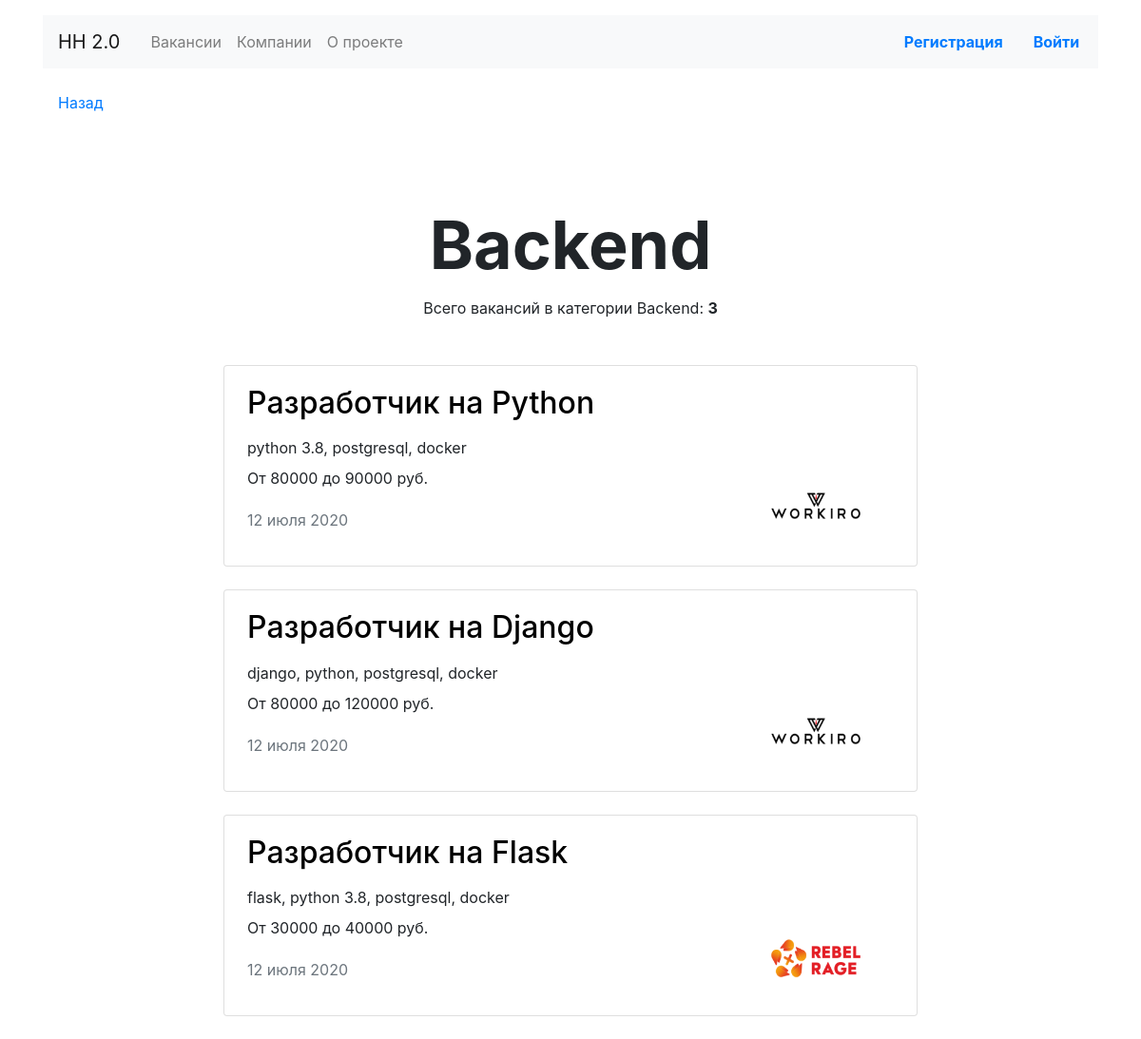
The page /vacancies/cat/backend/ on the database its author committed.
### junior_hunter/models.py (models this page shows, shortened)
class Specialty(models.Model):
    title = models.CharField(
        max_length=120
    )
    code = models.CharField(
        max_length=10,
    )
    picture = models.ImageField(
        upload_to='MEDIA_SPECIALITY_IMAGE_DIR'
    )

class Vacancy(models.Model):
    title = models.CharField(
        max_length=120,
        verbose_name='Название вакансии'
    )
    speciality = models.ForeignKey(
        Specialty,
        on_delete=models.CASCADE,
        related_name="vacancies",
        verbose_name='Специальность'
    )
    company = models.ForeignKey(
        Company,
        on_delete=models.CASCADE,
        related_name="vacancies",
        verbose_name='Компания'
    )
    skills = models.TextField(
        verbose_name='Навыки'
    )
    description = models.TextField(
        verbose_name='Описание'
    )
    salary_min = models.IntegerField(
        verbose_name='Зарплата от'
    )
    salary_max = models.IntegerField(
        verbose_name='Зарплата до'
    )
    published_at = models.DateField(
        auto_now_add=True,
        verbose_name='Дата'
    )

class Company(models.Model):
    name = models.CharField(
        max_length=80,
        verbose_name='Имя'
    )
    location = models.CharField(
        max_length=50,
        verbose_name='Город'
    )
    logo = models.ImageField(
        upload_to='MEDIA_COMPANY_IMAGE_DIR',
        verbose_name='Логотип'
    )
    description = models.TextField(
        verbose_name='Описание'
    )
    employee_count = models.IntegerField(
        verbose_name='Количество сотрудников'
    )
    owner = models.ForeignKey(
        User,
        on_delete=models.CASCADE,
        related_name="company"
    )

### junior_hunter/views.py (the view)
class VacancyInCategoryView(View):
    def get(self, request, vacancy_in_category):
        specialty = Specialty.objects.filter(code=vacancy_in_category).first()
        if not specialty:
            return HttpResponseNotFound(
                f'Нет категории {vacancy_in_category}.'
                f' Перейти на <a href="/">Главную страницу</a>')
        vacancies = Vacancy.objects.filter(speciality_id=specialty)
        context = {
            'specialty': specialty,
            'vacancies': vacancies,
        }
        return render(request, 'vacancy_categories.html', context=context)

### templates/vacancy_categories.html
{% extends 'base.html' %}
{% block container %}
  <main class="container mt-3">
    <div class="navbar mt-1">
      <p><a href="{{ request.META.HTTP_REFERER }}">Назад</a></p>
    </div>
    <section>
      <h1 class="h1 text-center mx-auto mt-4 pt-5" style="font-size: 70px;"><strong>{{ specialty.title }}</strong></h1>
      <p class="text-center pt-1">Всего вакансий в категории {{ specialty.title }}: <b>{{ vacancies.count }}</b></p>
      <div class="row mt-5">
        <div class="col-12 col-lg-8 offset-lg-2 m-auto">
          {% for vacancy in vacancies %}
          <div class="card mb-4">
            <div class="card-body px-4">
              <div class="row">
                <div class="col-12 col-md-8 col-lg-9">
                    <h2 class="h2 pb-2"><a href="{% url 'vacancy_id' vacancy.id %}" style="color: #000000">{{ vacancy.title }}</a></h2>
                  <p class="mb-2">{{ vacancy.skills }}</p>
                  <p>От {{ vacancy.salary_min }} до {{ vacancy.salary_max }} руб.</p>
                  <p class="text-muted pt-1">{{ vacancy.published_at }}</p>
                </div>
                <div class="col-12 col-md-4 col-lg-3 d-flex align-items-end">
                  <a href="{% url 'company_id' vacancy.company.id %}"><img src="{{ vacancy.company.logo.url }}" width="130" height="80" alt=""></a>
                </div>
              </div>
            </div>
          </div>
          {% endfor %}
        </div>
      </div>
    </section>
  </main>
{% endblock %}

### rows shown on the page
Specialty: title "Backend"
Vacancy: title "Разработчик на Python", skills "python 3.8, postgresql, docker", salary_min "80000", salary_max "90000", published_at "12 июля 2020", company.logo (picture)
Vacancy: title "Разработчик на Django", skills "django, python, postgresql, docker", salary_min "80000", salary_max "120000", published_at "12 июля 2020", company.logo (picture)
Vacancy: title "Разработчик на Flask", skills "flask, python 3.8, postgresql, docker", salary_min "30000", salary_max "40000", published_at "12 июля 2020", company.logo (picture)

### other values the page prints
{{ vacancies.count }} "3"
